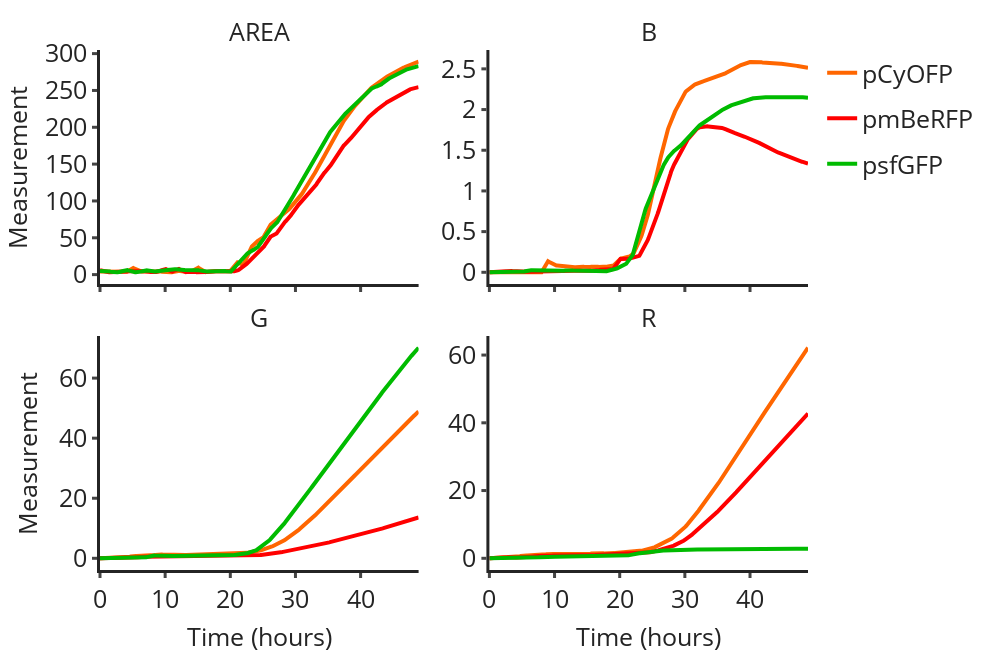

Notebook code cell kept with this figure:
### Markdown cell above
Now we can modify the layout. Here we change the colors of each line, and remove the unnecessary legend.

### Code cell
fig = figs['FluoPi PLoS One paper']
fig = layout_print(fig, width=3.3, aspect=1.5, font_size=6.)
fig.update_traces(line_color='#ff0000', selector=dict(name='pmBeRFP'))
fig.update_traces(line_color='#ff6600', selector=dict(name='pCyOFP'))
fig.update_traces(line_color='#00bb00', selector=dict(name='psfGFP'))

fig.show()

### Figure 1 — Plotly figure (JSON) as saved in the notebook; plotly's stock layout.template omitted (floating-point values rounded to 4 significant figures; data arrays with more than 128 entries replaced by an {"elided": "..."} marker saying what was removed)
{"data": [{"legendgroup": "pCyOFP", "line": {"color": "#ff6600", "width": 4}, "marker": {"size": 6}, "mode": "lines", "name": "pCyOFP", "showlegend": true, "type": "scatter", "x": {"elided": "490 float values"}, "xaxis": "x", "y": {"elided": "490 float values"}, "yaxis": "y"}, {"legendgroup": "pmBeRFP", "line": {"color": "#ff0000", "width": 4}, "marker": {"size": 6}, "mode": "lines", "name": "pmBeRFP", "showlegend": true, "type": "scatter", "x": {"elided": "490 float values"}, "xaxis": "x", "y": {"elided": "490 float values"}, "yaxis": "y"}, {"legendgroup": "psfGFP", "line": {"color": "#00bb00", "width": 4}, "marker": {"size": 6}, "mode": "lines", "name": "psfGFP", "showlegend": true, "type": "scatter", "x": {"elided": "490 float values"}, "xaxis": "x", "y": {"elided": "490 float values"}, "yaxis": "y"}, {"legendgroup": "pCyOFP", "line": {"color": "#ff6600", "width": 4}, "marker": {"size": 6}, "mode": "lines", "name": "pCyOFP", "showlegend": false, "type": "scatter", "x": {"elided": "490 float values"}, "xaxis": "x2", "y": {"elided": "490 float values"}, "yaxis": "y2"}, {"legendgroup": "pmBeRFP", "line": {"color": "#ff0000", "width": 4}, "marker": {"size": 6}, "mode": "lines", "name": "pmBeRFP", "showlegend": false, "type": "scatter", "x": {"elided": "490 float values"}, "xaxis": "x2", "y": {"elided": "490 float values"}, "yaxis": "y2"}, {"legendgroup": "psfGFP", "line": {"color": "#00bb00", "width": 4}, "marker": {"size": 6}, "mode": "lines", "name": "psfGFP", "showlegend": false, "type": "scatter", "x": {"elided": "490 float values"}, "xaxis": "x2", "y": {"elided": "490 float values"}, "yaxis": "y2"}, {"legendgroup": "pCyOFP", "line": {"color": "#ff6600", "width": 4}, "marker": {"size": 6}, "mode": "lines", "name": "pCyOFP", "showlegend": false, "type": "scatter", "x": {"elided": "490 float values"}, "xaxis": "x3", "y": {"elided": "490 float values"}, "yaxis": "y3"}, {"legendgroup": "pmBeRFP", "line": {"color": "#ff0000", "width": 4}, "marker": {"size": 6}, "mode": "lines", "name": "pmBeRFP", "showlegend": false, "type": "scatter", "x": {"elided": "490 float values"}, "xaxis": "x3", "y": {"elided": "490 float values"}, "yaxis": "y3"}, {"legendgroup": "psfGFP", "line": {"color": "#00bb00", "width": 4}, "marker": {"size": 6}, "mode": "lines", "name": "psfGFP", "showlegend": false, "type": "scatter", "x": {"elided": "490 float values"}, "xaxis": "x3", "y": {"elided": "490 float values"}, "yaxis": "y3"}, {"legendgroup": "pCyOFP", "line": {"color": "#ff6600", "width": 4}, "marker": {"size": 6}, "mode": "lines", "name": "pCyOFP", "showlegend": false, "type": "scatter", "x": {"elided": "490 float values"}, "xaxis": "x4", "y": {"elided": "490 float values"}, "yaxis": "y4"}, {"legendgroup": "pmBeRFP", "line": {"color": "#ff0000", "width": 4}, "marker": {"size": 6}, "mode": "lines", "name": "pmBeRFP", "showlegend": false, "type": "scatter", "x": {"elided": "490 float values"}, "xaxis": "x4", "y": {"elided": "490 float values"}, "yaxis": "y4"}, {"legendgroup": "psfGFP", "line": {"color": "#00bb00", "width": 4}, "marker": {"size": 6}, "mode": "lines", "name": "psfGFP", "showlegend": false, "type": "scatter", "x": {"elided": "490 float values"}, "xaxis": "x4", "y": {"elided": "490 float values"}, "yaxis": "y4"}], "layout": {"annotations": [{"font": {"size": 25}, "showarrow": false, "text": "AREA", "x": 0.225, "xanchor": "center", "xref": "paper", "y": 1, "yanchor": "bottom", "yref": "paper"}, {"font": {"size": 25}, "showarrow": false, "text": "B", "x": 0.775, "xanchor": "center", "xref": "paper", "y": 1, "yanchor": "bottom", "yref": "paper"}, {"font": {"size": 25}, "showarrow": false, "text": "G", "x": 0.225, "xanchor": "center", "xref": "paper", "y": 0.45, "yanchor": "bottom", "yref": "paper"}, {"font": {"size": 25}, "showarrow": false, "text": "R", "x": 0.775, "xanchor": "center", "xref": "paper", "y": 0.45, "yanchor": "bottom", "yref": "paper"}], "autosize": false, "font": {"size": 25}, "height": 660, "hoverlabel": {"font": {"size": 14.06}}, "margin": {"b": 50, "l": 50, "pad": 0, "r": 50, "t": 50}, "paper_bgcolor": "rgb(255,255,255)", "width": 990, "xaxis": {"anchor": "y", "domain": [0, 0.45], "hoverformat": ".2e", "linewidth": 3, "matches": "x3", "showticklabels": false, "tickfont": {"size": 25}, "tickwidth": 3, "title": {"font": {"size": 25}}}, "xaxis2": {"anchor": "y2", "domain": [0.55, 1], "hoverformat": ".2e", "linewidth": 3, "matches": "x4", "showticklabels": false, "tickfont": {"size": 25}, "tickwidth": 3, "title": {"font": {"size": 25}}}, "xaxis3": {"anchor": "y3", "domain": [0, 0.45], "hoverformat": ".2e", "linewidth": 3, "tickfont": {"size": 25}, "tickwidth": 3, "title": {"font": {"size": 25}, "text": "Time (hours)"}}, "xaxis4": {"anchor": "y4", "domain": [0.55, 1], "hoverformat": ".2e", "linewidth": 3, "tickfont": {"size": 25}, "tickwidth": 3, "title": {"font": {"size": 25}, "text": "Time (hours)"}}, "yaxis": {"anchor": "x", "domain": [0.55, 1], "hoverformat": ".2e", "linewidth": 3, "tickfont": {"size": 25}, "tickwidth": 3, "title": {"font": {"size": 25}, "text": "Measurement"}}, "yaxis2": {"anchor": "x2", "domain": [0.55, 1], "hoverformat": ".2e", "linewidth": 3, "tickfont": {"size": 25}, "tickwidth": 3, "title": {"font": {"size": 25}}}, "yaxis3": {"anchor": "x3", "domain": [0, 0.45], "hoverformat": ".2e", "linewidth": 3, "tickfont": {"size": 25}, "tickwidth": 3, "title": {"font": {"size": 25}, "text": "Measurement"}}, "yaxis4": {"anchor": "x4", "domain": [0, 0.45], "hoverformat": ".2e", "linewidth": 3, "tickfont": {"size": 25}, "tickwidth": 3, "title": {"font": {"size": 25}}}}}
